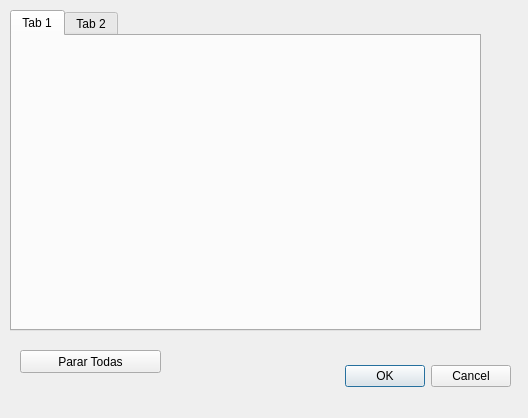
<?xml version="1.0" encoding="UTF-8"?>
<ui version="4.0">
 <class>DControlBolas</class>
 <widget class="QDialog" name="DControlBolas">
  <property name="geometry">
   <rect>
    <x>0</x>
    <y>0</y>
    <width>528</width>
    <height>418</height>
   </rect>
  </property>
  <property name="windowTitle">
   <string>Dialog</string>
  </property>
  <widget class="QDialogButtonBox" name="buttonBox">
   <property name="geometry">
    <rect>
     <x>170</x>
     <y>360</y>
     <width>341</width>
     <height>32</height>
    </rect>
   </property>
   <property name="orientation">
    <enum>Qt::Horizontal</enum>
   </property>
   <property name="standardButtons">
    <set>QDialogButtonBox::Cancel|QDialogButtonBox::Ok</set>
   </property>
  </widget>
  <widget class="QTabWidget" name="tabWidget">
   <property name="geometry">
    <rect>
     <x>10</x>
     <y>10</y>
     <width>471</width>
     <height>321</height>
    </rect>
   </property>
   <widget class="QWidget" name="tab">
    <attribute name="title">
     <string>Tab 1</string>
    </attribute>
   </widget>
   <widget class="QWidget" name="tab_2">
    <attribute name="title">
     <string>Tab 2</string>
    </attribute>
   </widget>
  </widget>
  <widget class="QPushButton" name="bPararTodas">
   <property name="geometry">
    <rect>
     <x>20</x>
     <y>350</y>
     <width>141</width>
     <height>23</height>
    </rect>
   </property>
   <property name="text">
    <string>Parar Todas</string>
   </property>
  </widget>
 </widget>
 <resources/>
 <connections>
  <connection>
   <sender>buttonBox</sender>
   <signal>accepted()</signal>
   <receiver>DControlBolas</receiver>
   <slot>accept()</slot>
   <hints>
    <hint type="sourcelabel">
     <x>248</x>
     <y>254</y>
    </hint>
    <hint type="destinationlabel">
     <x>157</x>
     <y>274</y>
    </hint>
   </hints>
  </connection>
  <connection>
   <sender>buttonBox</sender>
   <signal>rejected()</signal>
   <receiver>DControlBolas</receiver>
   <slot>reject()</slot>
   <hints>
    <hint type="sourcelabel">
     <x>316</x>
     <y>260</y>
    </hint>
    <hint type="destinationlabel">
     <x>286</x>
     <y>274</y>
    </hint>
   </hints>
  </connection>
 </connections>
</ui>
